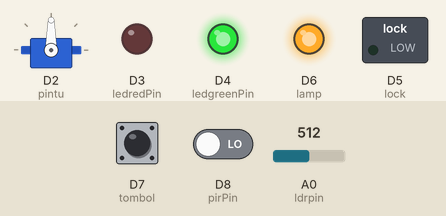
A sketch run on a simulated ESP8266 (NodeMCU). Shown: servo, switched loads named in the sketch (green lamp = pin HIGH), output pins drawn as LEDs (lit = HIGH). The inputs (shaded band) are chosen by the test bench; at power-on: D8 (pirPin) LOW, A0 (ldrpin) = 512, D7 (tombol) LOW. WiFi joins after 1.5 s; servers stay silent unless stated; random numbers use the default seed unless the sketch sets one; what the sketch prints to the serial monitor is not drawn.

Above: at 4.6 s.
4.7 s: D8 (pirPin) driven HIGH
At 6.0 s:
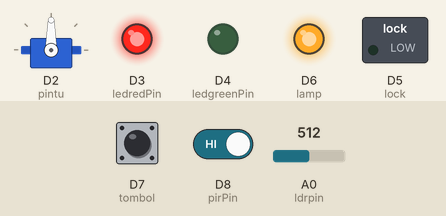
8.7 s: A0 (ldrpin) set to 484
At 12.6 s:
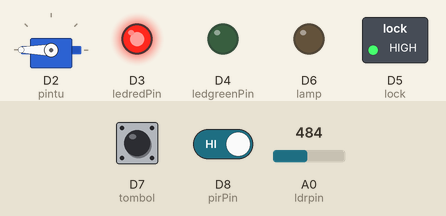
12.7 s: D7 (tombol) pulled HIGH for 1.2 s
At 16.2 s:
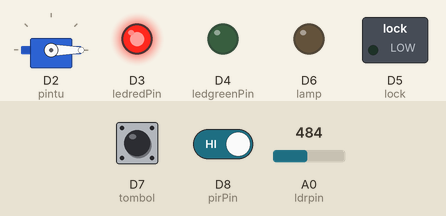
16.9 s: A0 (ldrpin) set to 510
At 17.9 s:
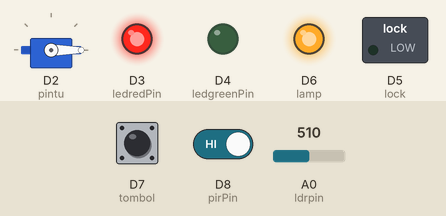
18.9 s: D8 (pirPin) driven LOW
At 20.6 s:
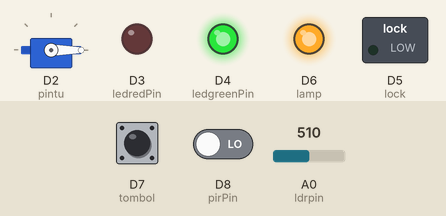
20.9 s: A0 (ldrpin) set to 490
At 22.3 s:
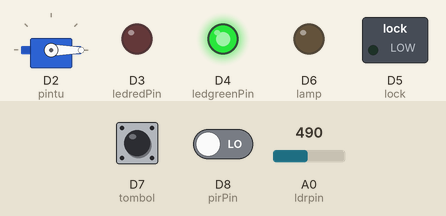
Timing chart, 0 to 23.9 s (numbered marks = the images above; inputs shaded):
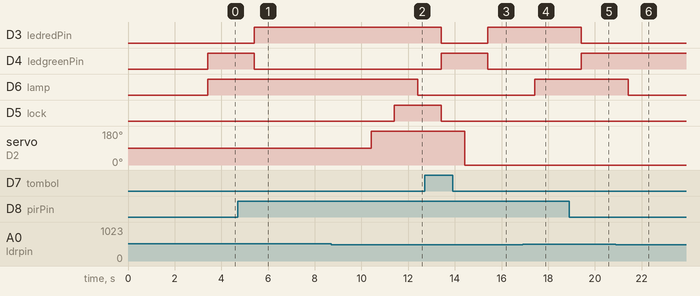

Measured:
- the behaviour switches between 500 and 499 on A0 (ldrpin) (found by bisection; images 1 and 2)
- after the input at 4.7 s, D3 (ledredPin): LOW → HIGH after 0.71 s; D4 (ledgreenPin): HIGH → LOW after 0.71 s
- after the input at 8.7 s, D6 (lamp): HIGH → LOW after 3.7 s
- after the input at 12.7 s, D3 (ledredPin): HIGH → LOW after 0.71 s, → HIGH 2.0 s later; D4 (ledgreenPin): LOW → HIGH after 0.71 s, → LOW 2.0 s later; D5 (lock): HIGH → LOW after 0.71 s; servo on D2 (pintu): 180° → 0° after 1.7 s
- after the input at 16.9 s, D6 (lamp): LOW → HIGH after 0.52 s
- after the input at 18.9 s, D3 (ledredPin): HIGH → LOW after 0.52 s; D4 (ledgreenPin): LOW → HIGH after 0.52 s
- after the input at 20.9 s, D6 (lamp): HIGH → LOW after 0.52 s

The sketch:

new11.ino
```cpp
#define BLYNK_PRINT Serial
#include <ESP8266WiFi.h>
#include <BlynkSimpleEsp8266.h>
#include <Servo.h>

Servo pintu;
// variabel connection pins:
#define pirPin D8
#define ldrpin A0
#define VPIN0_button V0
#define VPIN1_button V1
#define VTN1_input V15
#define VTN2_input V16

int input1,input2;
int ledredPin = D3;
int ledgreenPin = D4;
int lock = D5;
int lamp = D6;
int tombol = D7;
int VTN1;
int VTN2;

int btn1_state = LOW;
int btn2_state = LOW;

// Create variables:
int val;  // PIR
int data; // LDR
int btn; // button
bool motionState = false; // We start with no motion detected.

// You should get Auth Token in the Blynk App.
char auth[] = "DzLBxfsZzjTzJbWi7JOhDYzRPbZ3vBB8";
//"as8qY_JLfNuDO0fuLSnWUlcTxUv_dbo4";

char ssid[] = "KelinciPercobaan";
char pass[] = "qwerty12";

//char ssid[] = "Vector3";
//char pass[] = "Ecourmc2";

BLYNK_CONNECTED() {

  // Request the latest state from the server

  Blynk.syncVirtual(VPIN0_button);
  Blynk.syncVirtual(VPIN1_button);

}

BLYNK_WRITE(VPIN0_button) {
  btn1_state = param.asInt();
  input1 = btn1_state;
}

BLYNK_WRITE(VPIN1_button) {
  btn2_state = param.asInt();
  input2 = btn2_state;
}

BLYNK_WRITE(VTN1_input) {
  VTN1 = param.asInt();
  //toilet1();
}

BLYNK_WRITE(VTN2_input) {
  VTN2 = param.asInt();
  //toilet2();
}

void toilet1(){
  int OTP1 = random(20);
  Serial.print("angka random");
  Serial.println(OTP1);
  Blynk.notify(OTP1);
  for(int delay1 = 40000; delay1 >= 0; delay1--){
      pintu.write(180);
      Blynk.virtualWrite(V3, 255);
      Blynk.virtualWrite(V2, 0);
      digitalWrite(lock, LOW);
      Blynk.virtualWrite(VPIN0_button, HIGH);
      if(OTP1 == VTN1){
        break;
    }
  }
}

void toilet2(){
  int OTP2 = random(20);
  Blynk.notify(OTP2);
  for(int delay2 = 0; delay2 <= 40000; delay2++){
      pintu.write(180);
      Blynk.virtualWrite(V5, 255);
      Blynk.virtualWrite(V4, 0);
      digitalWrite(lock, LOW);
      Blynk.virtualWrite(VPIN1_button, HIGH);
      if(OTP2 == VTN2){
        break;
    }
  }
   Blynk.virtualWrite(VPIN1_button, LOW);
   pintu.write(0);
}

void normal1() {
  // Read out the pirPin and store as val:
  val = digitalRead(pirPin);
  btn = digitalRead(tombol);
  // If motion is detected (pirPin = HIGH), do the following:
  if (val == 1) {
    digitalWrite(ledredPin, HIGH);
    digitalWrite(ledgreenPin, LOW);
    Blynk.virtualWrite(V3, 255);
    Blynk.virtualWrite(V2, 0);
    // Change the motion state to true (motion detected):
    if (motionState == false) {
      Serial.println("Ada Gerakan!");
      motionState = true;
      delay(5000);
      pintu.write(180);
      delay(1000);
      digitalWrite(lock, HIGH);
    }
     if(btn == 1){
       digitalWrite(ledredPin, LOW);
       digitalWrite(ledgreenPin, HIGH);
       digitalWrite(lock, LOW);
       delay(1000);
       pintu.write(0);
     }
  }
  // If no motion is detected (pirPin = LOW), do the following:
  else {
    digitalWrite(ledredPin, LOW);
    digitalWrite(ledgreenPin, HIGH);
    Blynk.virtualWrite(V2, 255);
    Blynk.virtualWrite(V3, 0);
    // Change the motion state to false (no motion):
    if (motionState == true) {
      Serial.println("Tidak Ada Gerakan!");
      motionState = false;
      digitalWrite(lock, LOW);
      delay(1000);
      pintu.write(0);
    }
  }
}

void normal2(){
      Blynk.virtualWrite(V4, 255);
      Blynk.virtualWrite(V5, 0);
}

void lampu(){
  data = analogRead(ldrpin);
  //Serial.println(data);
  if(data < 500){
      digitalWrite(lamp, LOW);
  }else{
      digitalWrite(lamp,HIGH);
  }
}

void setup() {
  // Configure the pins as input or output:
  Blynk.begin(auth, ssid, pass);
  Blynk.config(auth);
  pinMode(ledredPin, OUTPUT);
  pinMode(ledgreenPin, OUTPUT);
  pinMode(lock, OUTPUT);
  pinMode(lamp, OUTPUT);
  pinMode(pirPin, INPUT);
  pinMode(ldrpin, INPUT);
  pinMode(tombol, INPUT);
  pintu.attach(4);
  // Debug console
  Serial.begin(9600);
  // Set WiFi to station mode and disconnect from an AP if it was Previously
  // connected
  WiFi.mode(WIFI_STA);
  WiFi.disconnect();
  delay(100);

  // Attempt to connect to Wifi network:
  Serial.print("Connecting Wifi: ");
  Serial.println(ssid);
  WiFi.begin(ssid, pass);

  while (WiFi.status() != WL_CONNECTED) {
    Serial.print(".");
    delay(500);
  }
  Serial.print("Wifi Connected");
  Serial.print("IP address : ");
  Serial.println(WiFi.localIP());
  Serial.print(" ");
}

void loop(){
  lampu();

  if(input1 == HIGH){
    toilet1();
  }else{
    normal1();
  }

  if(input2 == HIGH){
    toilet2();
  }else{
      normal2();
  }
  Blynk.run();
  delay(1000);
}
```
